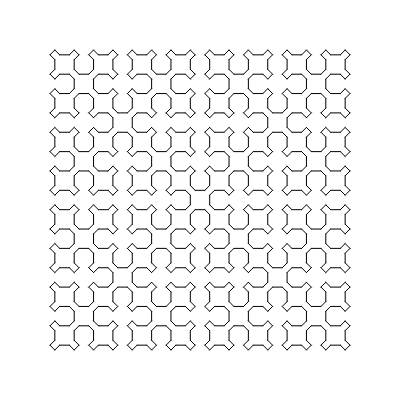
Frame 1 (no input)
Frame 60 (no input): identical to frame 1, image omitted
Frame 120 (the mouse pressed at the canvas centre since frame 60): identical to frame 1, image omitted

The p5.js sketch that drew this single still picture (run headless with seeded random() and noise() and a simulated clock; from frame 60 on, the mouse is pressed at the canvas centre):

// p5.js sketch
// ── sketch.js
function setup() {
  createCanvas(400, 400);
}

function draw() {
  background(255);
  drawCurve(50, 50, 300, 4);
}

function drawCurve(x, y, length, level) {
  const h = length/(8*(2**(level-1)-1)+6);
  let cx = x+h;
  let cy = y;

  DEA(level);
  line_d();
  CHD(level);
  line_c();
  BGC(level);
  line_b();
  AFB(level);
  line_a();

  function lineTo(newX, newY) {
    line(cx, cy, newX, newY);
    cx = newX;
    cy = newY;
  }

  function line_a() {
    lineTo(cx+h, cy-h);
  }
  function line_b() { 
    lineTo(cx-h, cy-h);
  }
  function line_c() {
    lineTo(cx-h, cy+h);
  }
  function line_d() {
    lineTo(cx+h, cy+h);
  }
  function line_e() {
    lineTo(cx+2*h, cy);
  }
  function line_f() {
    lineTo(cx, cy-2*h);
  }
  function line_g() {
    lineTo(cx-2*h, cy);
  }
  function line_h() {
    lineTo(cx, cy+2*h);
  }

  function DEA(n){
   if (n == 0) {

   } else {
    DEA(n-1);
    line_d();
    CHD(n-1);
    line_e();
    AFB(n-1);
    line_a();
    DEA(n-1);
   }
  }
  function CHD(n){
    if (n == 0) {

    } else {
      CHD(n-1);
      line_c();
      BGC(n-1);
      line_h();
      DEA(n-1);
      line_d();
      CHD(n-1);
    }
  }
  function BGC(n){
    if (n == 0) {

    } else {
      BGC(n-1);
      line_b();
      AFB(n-1);
      line_g();
      CHD(n-1);
      line_c();
      BGC(n-1);
    }
  }
  function AFB(n){
    if (n == 0) {

    } else {
      AFB(n-1);
      line_a();
      DEA(n-1);
      line_f();
      BGC(n-1);
      line_b();
      AFB(n-1);
    }
  }
}
